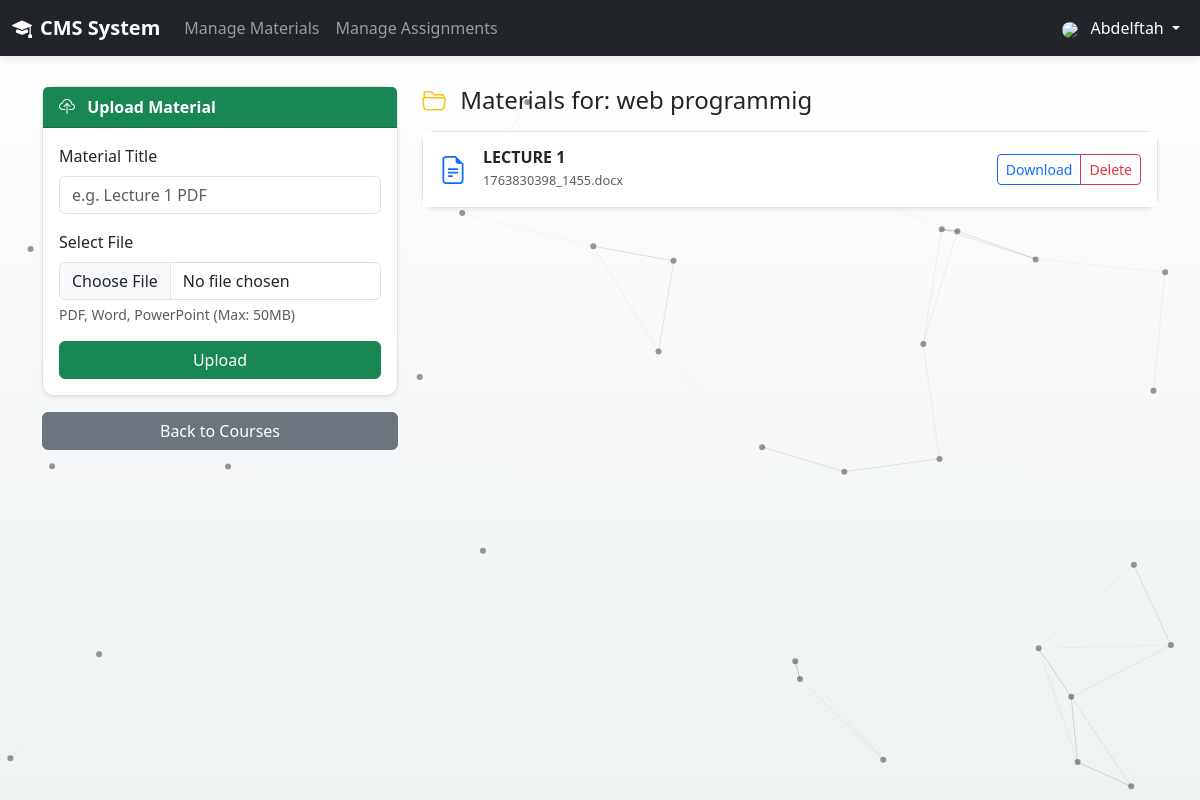
Screenshot of /manage_materials.php?course_id=17 (signed in) with the database file from the repository.
### tables this page shows
CREATE TABLE `courses` (
  `id` int(11) NOT NULL,
  `course_code` varchar(10) NOT NULL,
  `title` varchar(255) NOT NULL,
  `description` text NOT NULL,
  `level` tinyint(2) NOT NULL DEFAULT 1,
  `semester` tinyint(2) NOT NULL DEFAULT 1,
  `instructor_id` int(11) NOT NULL
);

CREATE TABLE `materials` (
  `id` int(11) NOT NULL,
  `course_id` int(11) NOT NULL,
  `title` varchar(255) NOT NULL,
  `file_path` varchar(255) NOT NULL
);

### manage_materials.php (the view, shortened to what this page needs)
<?php
include 'includes/header.php';
$course_id = (int)$_GET['course_id'];
$instructor_id = $_SESSION['user_id'];
$check = $conn->query("SELECT title FROM courses WHERE id=$course_id AND instructor_id=$instructor_id");
$course = $check->fetch_assoc();
$materials = $conn->query("SELECT * FROM materials WHERE course_id=$course_id ORDER BY id DESC");
?>
<div class="row">
    <div class="col-md-4">
        <div class="card card-custom mb-3 shadow-sm">
            <div class="card-header bg-success text-white fw-bold">
                <i class="bi bi-cloud-upload me-2"></i> Upload Material
            </div>
            <div class="card-body">
                <form method="POST" enctype="multipart/form-data">
                    <div class="mb-3">
                        <label class="form-label">Material Title</label>
                        <input type="text" name="title" class="form-control" placeholder="e.g. Lecture 1 PDF" required>
                    </div>
                    <div class="mb-3">
                        <label class="form-label">Select File</label>
                        <input type="file" name="file" class="form-control" required>
                        <div class="form-text">PDF, Word, PowerPoint (Max: 50MB)</div>
                    </div>
                    <button type="submit" name="add_material" class="btn btn-success w-100">Upload</button>
                </form>
            </div>
        </div>
        <a href="index.php" class="btn btn-secondary w-100">Back to Courses</a>
    </div>
    <div class="col-md-8">
        <h4 class="mb-3 text-dark">
            <i class="bi bi-folder2-open text-warning me-2"></i> Materials for: <?php echo htmlspecialchars($course['title']); ?>
        </h4>
        <div class="card card-custom shadow-sm">
            <div class="card-body p-0">
                <?php if ($materials->num_rows > 0): ?>
                    <div class="list-group list-group-flush">
                        <?php while($mat = $materials->fetch_assoc()): ?>
                        <div class="list-group-item list-group-item-action d-flex justify-content-between align-items-center p-3">
                            <div class="d-flex align-items-center">
                                <i class="bi bi-file-earmark-text fs-3 text-primary me-3"></i>
                                <div>
                                    <h6 class="mb-0 fw-bold"><?php echo htmlspecialchars($mat['title']); ?></h6>
                                    <small class="text-muted" style="font-size: 0.8rem;">
                                        <?php echo basename($mat['file_path']); ?>
                                    </small>
                                </div>
                            </div>
                            <div class="btn-group">
                                <a href="<?php echo htmlspecialchars($mat['file_path']); ?>" class="btn btn-sm btn-outline-primary" target="_blank">
                                    Download
                                </a>
                                <a href="manage_materials.php?course_id=<?php echo $course_id; ?>&delete_id=<?php echo $mat['id']; ?>"
                                   class="btn btn-sm btn-outline-danger"
                                   onclick="return confirm('Are you sure you want to delete this file?');">
                                    Delete
                                </a>
                            </div>
                        </div>
                        <?php endwhile; ?>
                    </div>
                <?php endif; ?>
            </div>
        </div>
    </div>
</div>
<?php include 'includes/footer.php'; ?>

### includes/header.php (style rules this page uses)
body { font-family: 'Segoe UI', Tahoma, Geneva, Verdana, sans-serif; background-color: #f4f7f6; min-height: 100vh; color: #333; }
.card-custom { background: #ffffff; border: 1px solid #e0e0e0; border-radius: 12px; box-shadow: 0 4px 10px rgba(0,0,0,0.05); transition: transform 0.3s; }
a { text-decoration: none; }

### rows the page displays
courses: title "web programmig"
materials: title "LECTURE 1", file_path "1763830398_1455.docx"

### other values shown
$label "Manage Materials"
$label "Manage Assignments"
$display_name "Abdelftah"
